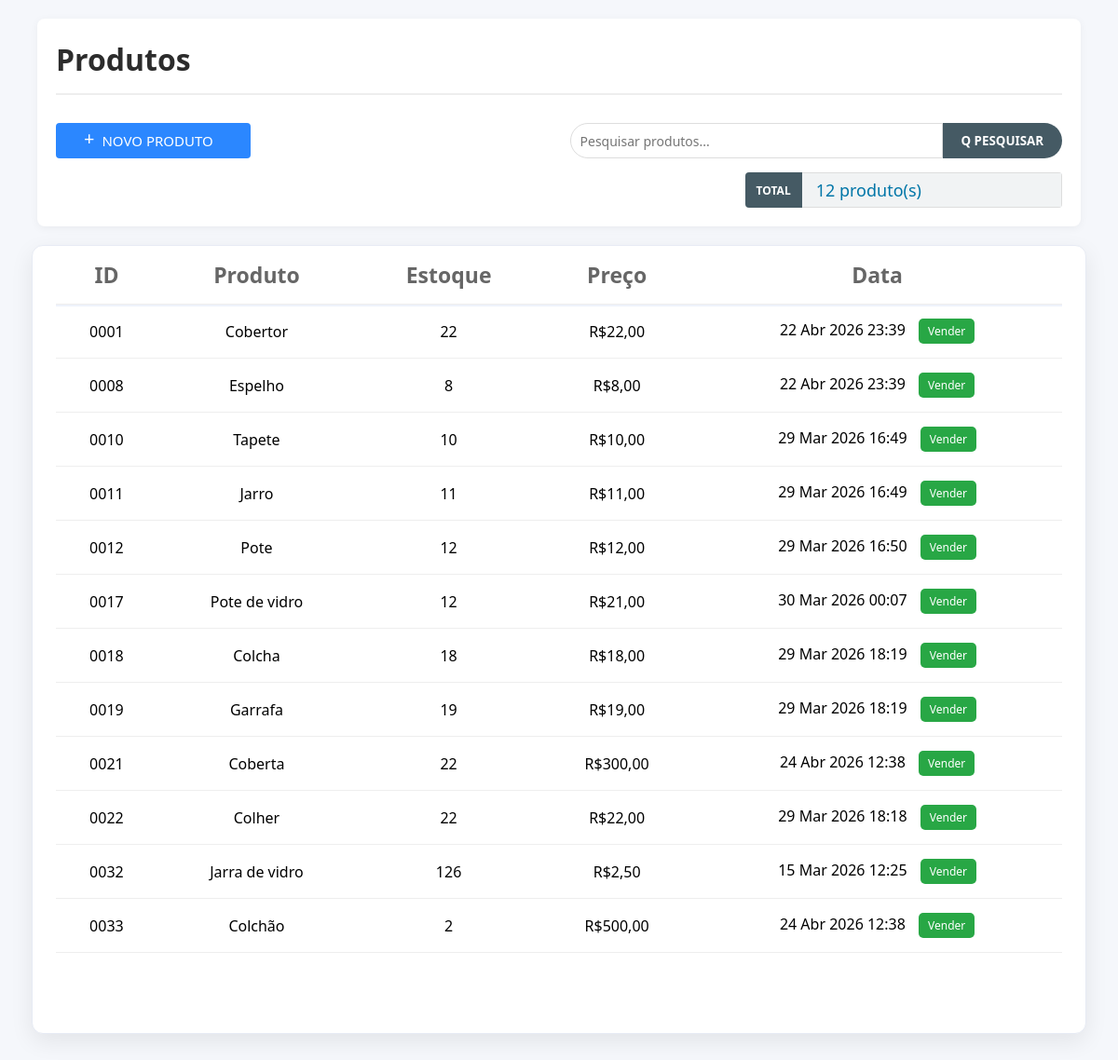
The page /produtos/ on the database as committed earlier.
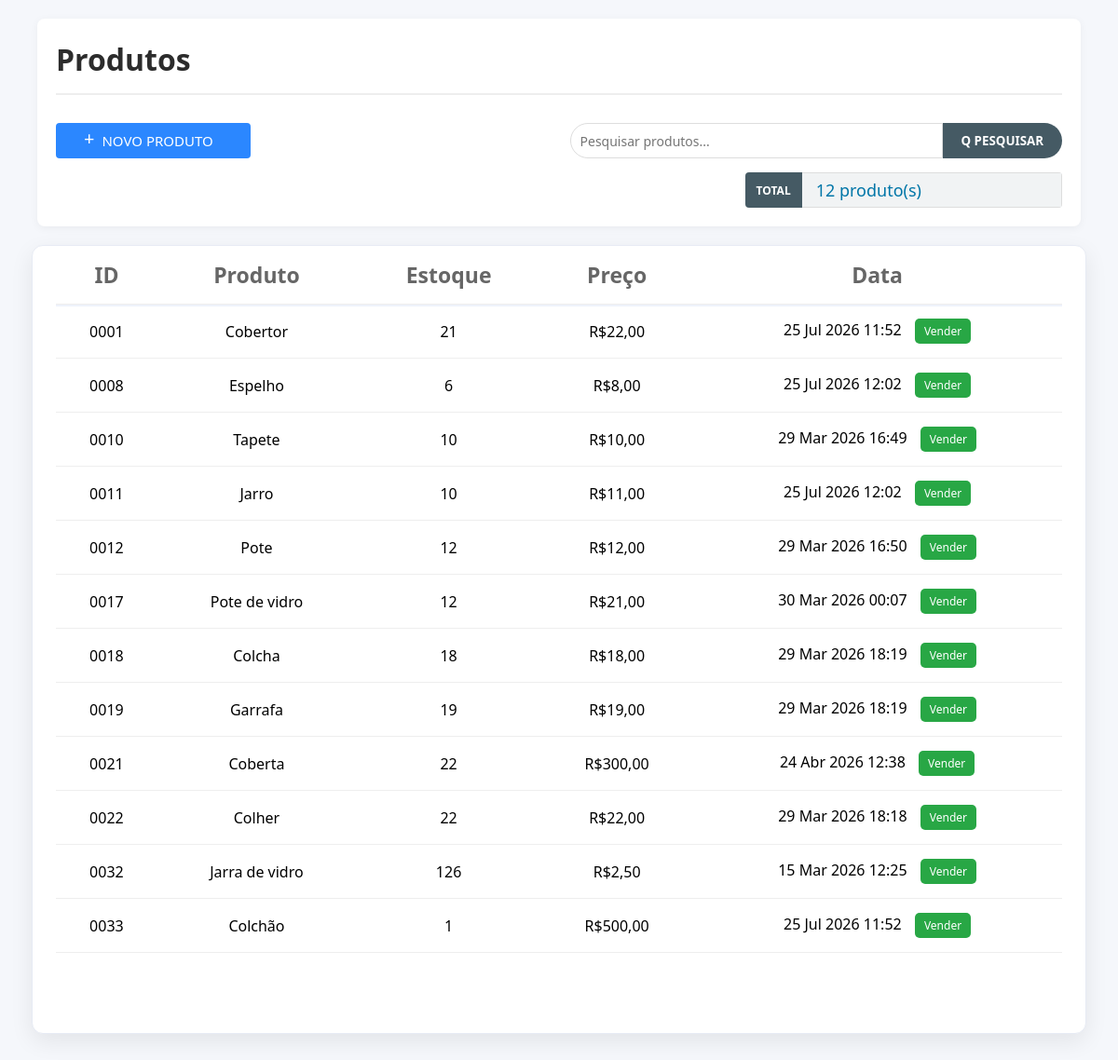
The same page on the database as committed later.
### front_end/models.py (models this page shows, shortened)
class Produto(models.Model):
    nome = models.CharField(max_length=120)
    codigo = models.CharField(unique=True, max_length=4)
    quantidade = models.DecimalField(max_digits=10, decimal_places=3)
    preco = models.DecimalField(max_digits=12, decimal_places=2)
    dt_adicao = models.DateTimeField(auto_now=True)

### front_end/views.py (the view)
# urls.py: path('produtos/', views.view_produto, name='produtos'),
def view_produto(request:HttpRequest):
    if request.method == "POST":
        form_add = ProdutoForm(request.POST)
        if form_add.is_valid():
            form_add.save()
            return redirect('front_end:produtos')
    termo_busca = request.GET.get("q", "").strip()
    produtos = Produto.objects.all()
    if termo_busca:
        produtos = produtos.filter(
            Q(nome__icontains=termo_busca) | Q(codigo__icontains=termo_busca)
        )
    estoque_ordenado = produtos.annotate(
        codigo_int=Cast('codigo', output_field=IntegerField())
    ).order_by('codigo_int')
    contexto = {
        "form": ProdutoForm(),
        "formulario": Edit_ProdutoForm(prefix="edit"),
        "Estoque": estoque_ordenado,
        "busca": termo_busca,
        "total_produtos": estoque_ordenado.count(),
    }
    return render(request, "pag_produtos.html", contexto)

### front_end/forms.py
class ProdutoForm(forms.ModelForm):
    class Meta:
        model = Produto
        fields = ['nome', 'codigo', 'quantidade', 'preco']
    def __init__(self, *args, **kwargs):
        super().__init__(*args, **kwargs)
        estilo = 'border-radius: 15px; border: 1px solid #ccc; padding: 10px; background-color: #f0f0f0; text-align: left; font-size: 20px;'
        for field_name, field in self.fields.items():
            attrs = {
                'style': estilo,
                'class': 'form-control',
                'placeholder': f'Digite o {field_name}...',
                'autocomplete': 'one-time-code',
            }
            if field_name == 'nome':
                attrs['autofocus'] = 'autofocus'
            field.widget.attrs.update(attrs)

### Templates/pag_produtos.html (shortened to what this page needs)
<!DOCTYPE html>
<html lang="en">
<head>
</head>
<body>
  <div class="header-container">
    <h1>Produtos</h1>
    <div class="barra_ferramentas">
      <button class="btn-add" type="button" onclick="Adicionar_Produto()">
        <span>+</span>NOVO PRODUTO
      </button>
      <form class="div-search" method="get" action="{% url 'front_end:produtos' %}">
        <div class="search-box">
          <input
            id="search-input"
            type="search"
            name="q"
            value="{{ busca }}"
            placeholder="Pesquisar produtos..."
            autocomplete="off"
          >
        </div>
        <button class="btn-search" type="submit">Q PESQUISAR</button>
      </form>
      <div class="div-total">
        <span class="total-text">TOTAL</span>
        <span class="total-produtos">{{ total_produtos }} produto(s)</span>
      </div>
    </div>
  </div>
  <div class="card">
    <table>
      <thead>
        <tr>
          <th>ID</th>
          <th>Produto</th>
          <th>Estoque</th>
          <th>Preço</th>
          <th>Data</th>
        </tr>
      </thead>
      <tbody>
        {% for item in Estoque %}
          <tr onclick="Abrir_Modal_Editar('{{ item.id }}', '{{ item.nome }}', '{{ item.quantidade }}', '{{ item.preco }}')">
            <td>{{item.codigo|add:0|stringformat:"04d"}}</td>
            <td>{{item.nome}}</td>
            <td>{{item.quantidade|floatformat:"-3" }}</td>
            <td>R${{item.preco}}</td>
            <td>{{item.dt_adicao|date:"d M Y H:i"}}
              <button id="btn-vender" onclick="event.stopPropagation(); Abrir_Modal_Venda('{{ item.id }}', '{{ item.nome }}', '{{ item.preco }}')">
                  Vender
              </button>
            </td>
          </tr>
        {% endfor %}
      </tbody>
    </table>
  </div>
</body>
</html>

Rows that differ between the two databases and show on the page:
changed Produto "Cobertor": quantidade "22" → "21"; dt_adicao "22 Abr 2026 23:39" → "25 Jul 2026 11:52"
changed Produto "Espelho": quantidade "8" → "6"; dt_adicao "22 Abr 2026 23:39" → "25 Jul 2026 12:02"
changed Produto "Jarro": quantidade "11" → "10"; dt_adicao "29 Mar 2026 16:49" → "25 Jul 2026 12:02"
changed Produto "Colchão": quantidade "2" → "1"; dt_adicao "24 Abr 2026 12:38" → "25 Jul 2026 11:52"
